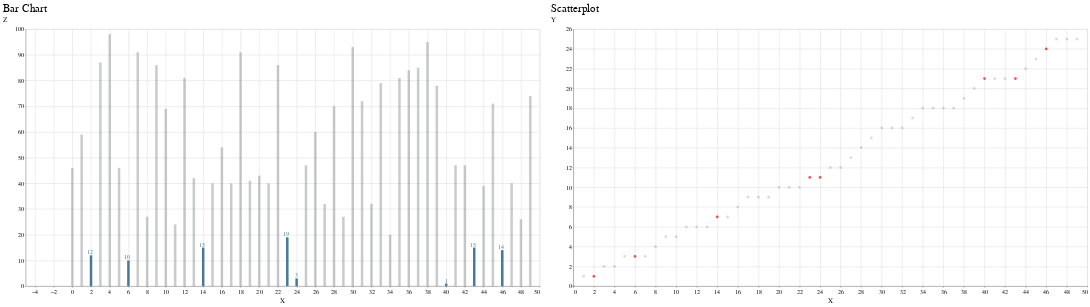

Source (notebook cell):
### Markdown cell above
Let's combine these two to make a composite chart. This is a single visual now with two chart types.

### Code cell
bartext | scatter

### Figure 1 — Vega-Lite specification as saved in the notebook (floating-point values rounded to 4 significant figures)
{"config": {"view": {"width": 800, "height": 450}, "background": "#ffffff", "title": {"anchor": "start", "font": "BentonGothic-Bold, sans", "fontColor": "#000000", "fontSize": 22, "fontWeight": "normal"}, "arc": {"fill": "#82c6df"}, "area": {"fill": "#82c6df"}, "line": {"stroke": "#82c6df", "strokeWidth": 3}, "path": {"stroke": "#82c6df"}, "rect": {"fill": "#82c6df"}, "shape": {"stroke": "#82c6df"}, "bar": {"fill": "#82c6df"}, "point": {"stroke": "#82c6df"}, "symbol": {"fill": "#82c6df", "size": 30}, "axis": {"titleFont": "BentonGothic-Bold, sans", "titleFontSize": 14, "titleFontWeight": "normal", "labelFont": "BentonGothic, sans", "labelFontSize": 12, "labelFontWeight": "normal"}, "axisX": {"labelAngle": 0, "labelPadding": 4, "tickSize": 3}, "axisY": {"labelBaseline": "middle", "maxExtent": 45, "minExtent": 45, "tickSize": 2, "titleAlign": "left", "titleAngle": 0, "titleX": -45, "titleY": -11}, "legend": {"titleFont": "BentonGothic-Bold, sans", "titleFontSize": 14, "titleFontWeight": "normal", "symbolType": "square", "labelFont": "BentonGothic, sans", "labelFontSize": 13}, "range": {"category": ["#3580b1", "#ec8431", "#ab7fb4", "#c89d29", "#adc839", "#829eb1"], "diverging": ["#e68a4f", "#f4bb6a", "#f9e39c", "#dadfe2", "#a6b7c6", "#849eae"], "heatmap": ["#fbf2c7", "#f9e39c", "#f8d36e", "#f4bb6a", "#e68a4f", "#d15a40", "#ab4232"], "ordinal": ["#fbf2c7", "#f9e39c", "#f8d36e", "#f4bb6a", "#e68a4f", "#d15a40", "#ab4232"], "ramp": ["#fbf2c7", "#f9e39c", "#f8d36e", "#f4bb6a", "#e68a4f", "#d15a40", "#ab4232"]}}, "hconcat": [{"layer": [{"mark": "bar", "encoding": {"color": {"condition": {"value": "#477998", "test": "(datum.Z < 20)"}, "value": "hsla(232, 7%, 20%, 0.25)"}, "tooltip": [{"field": "X", "type": "quantitative"}, {"field": "Y", "type": "quantitative"}, {"field": "Z", "type": "quantitative"}], "x": {"field": "X", "type": "quantitative"}, "y": {"field": "Z", "type": "quantitative"}}, "height": 512, "title": "Bar Chart", "width": 1024}, {"mark": {"type": "text", "align": "right", "baseline": "middle", "dx": 3, "dy": -5}, "encoding": {"color": {"condition": {"value": "#477998", "test": "(datum.Z < 20)"}, "value": "hsla(232, 7%, 20%, 0)"}, "text": {"field": "Z", "type": "quantitative"}, "tooltip": [{"field": "X", "type": "quantitative"}, {"field": "Y", "type": "quantitative"}, {"field": "Z", "type": "quantitative"}], "x": {"field": "X", "type": "quantitative"}, "y": {"field": "Z", "type": "quantitative"}}, "height": 512, "title": "Bar Chart", "width": 1024}]}, {"mark": "circle", "encoding": {"color": {"condition": {"value": "red", "test": "(datum.Z < 20)"}, "value": "hsla(232, 7%, 20%, 0.25)"}, "tooltip": [{"field": "X", "type": "quantitative"}, {"field": "Y", "type": "quantitative"}, {"field": "Z", "type": "quantitative"}], "x": {"field": "X", "type": "quantitative"}, "y": {"field": "Y", "type": "quantitative"}}, "height": 512, "title": "Scatterplot", "width": 1024}], "data": {"name": "data-207a702138ded36f65fec3c7670b4d37"}, "$schema": "https://vega.github.io/schema/vega-lite/v4.17.0.json", "datasets": {"data-207a702138ded36f65fec3c7670b4d37": [{"X": 0, "Y": 0.0, "Z": 46.0}, {"X": 1, "Y": 1.0, "Z": 59.0}, {"X": 2, "Y": 1.0, "Z": 12.0}, {"X": 3, "Y": 2.0, "Z": 87.0}, {"X": 4, "Y": 2.0, "Z": 98.0}, {"X": 5, "Y": 3.0, "Z": 46.0}, {"X": 6, "Y": 3.0, "Z": 10.0}, {"X": 7, "Y": 3.0, "Z": 91.0}, {"X": 8, "Y": 4.0, "Z": 27.0}, {"X": 9, "Y": 5.0, "Z": 86.0}, {"X": 10, "Y": 5.0, "Z": 69.0}, {"X": 11, "Y": 6.0, "Z": 24.0}, {"X": 12, "Y": 6.0, "Z": 81.0}, {"X": 13, "Y": 6.0, "Z": 42.0}, {"X": 14, "Y": 7.0, "Z": 15.0}, {"X": 15, "Y": 7.0, "Z": 40.0}, {"X": 16, "Y": 8.0, "Z": 54.0}, {"X": 17, "Y": 9.0, "Z": 40.0}, {"X": 18, "Y": 9.0, "Z": 91.0}, {"X": 19, "Y": 9.0, "Z": 41.0}, {"X": 20, "Y": 10.0, "Z": 43.0}, {"X": 21, "Y": 10.0, "Z": 40.0}, {"X": 22, "Y": 10.0, "Z": 86.0}, {"X": 23, "Y": 11.0, "Z": 19.0}, {"X": 24, "Y": 11.0, "Z": 3.0}, {"X": 25, "Y": 12.0, "Z": 47.0}, {"X": 26, "Y": 12.0, "Z": 60.0}, {"X": 27, "Y": 13.0, "Z": 32.0}, {"X": 28, "Y": 14.0, "Z": 70.0}, {"X": 29, "Y": 15.0, "Z": 27.0}, {"X": 30, "Y": 16.0, "Z": 93.0}, {"X": 31, "Y": 16.0, "Z": 72.0}, {"X": 32, "Y": 16.0, "Z": 32.0}, {"X": 33, "Y": 17.0, "Z": 79.0}, {"X": 34, "Y": 18.0, "Z": 20.0}, {"X": 35, "Y": 18.0, "Z": 81.0}, {"X": 36, "Y": 18.0, "Z": 84.0}, {"X": 37, "Y": 18.0, "Z": 85.0}, {"X": 38, "Y": 19.0, "Z": 95.0}, {"X": 39, "Y": 20.0, "Z": 78.0}, {"X": 40, "Y": 21.0, "Z": 1.0}, {"X": 41, "Y": 21.0, "Z": 47.0}, {"X": 42, "Y": 21.0, "Z": 47.0}, {"X": 43, "Y": 21.0, "Z": 15.0}, {"X": 44, "Y": 22.0, "Z": 39.0}, {"X": 45, "Y": 23.0, "Z": 71.0}, {"X": 46, "Y": 24.0, "Z": 14.0}, {"X": 47, "Y": 25.0, "Z": 40.0}, {"X": 48, "Y": 25.0, "Z": 26.0}, {"X": 49, "Y": 25.0, "Z": 74.0}]}}
